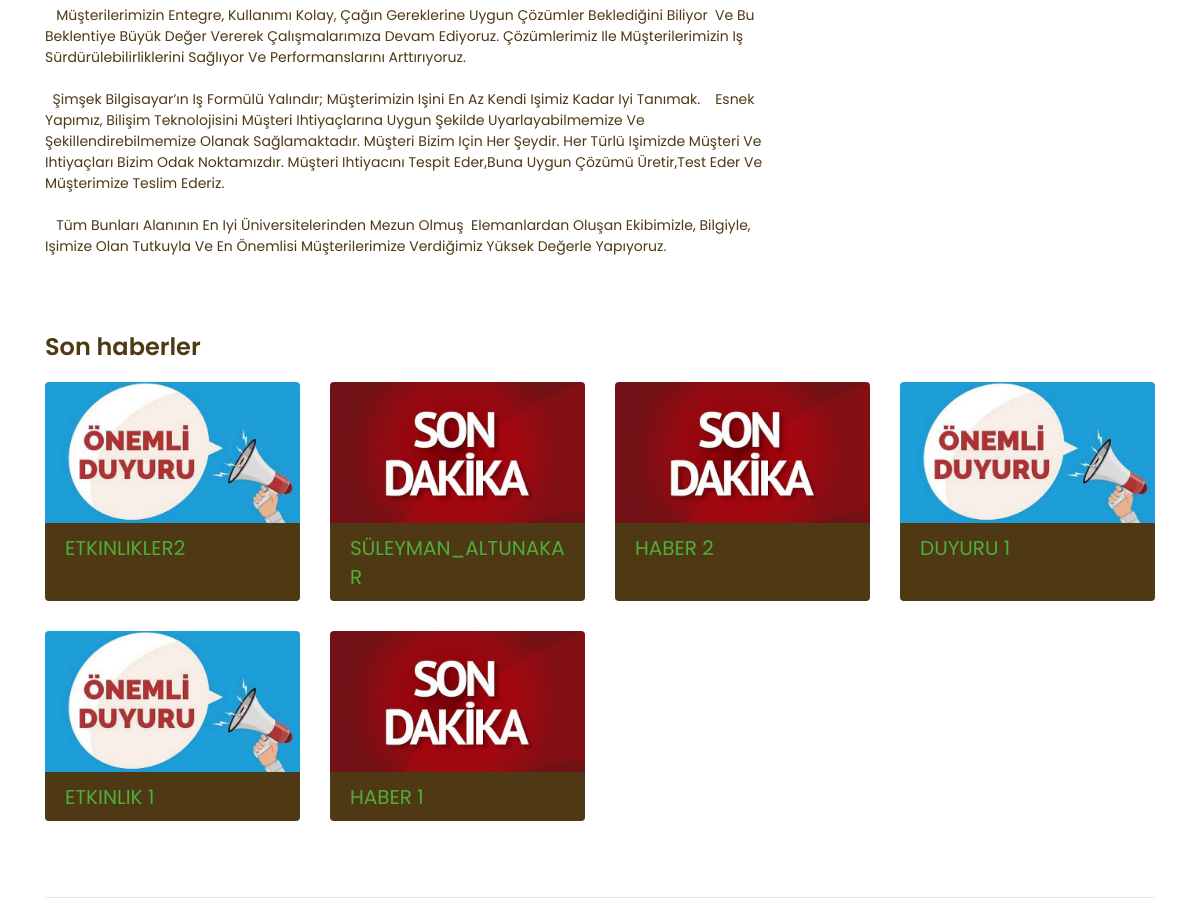
The app's page / (middle part), older data.
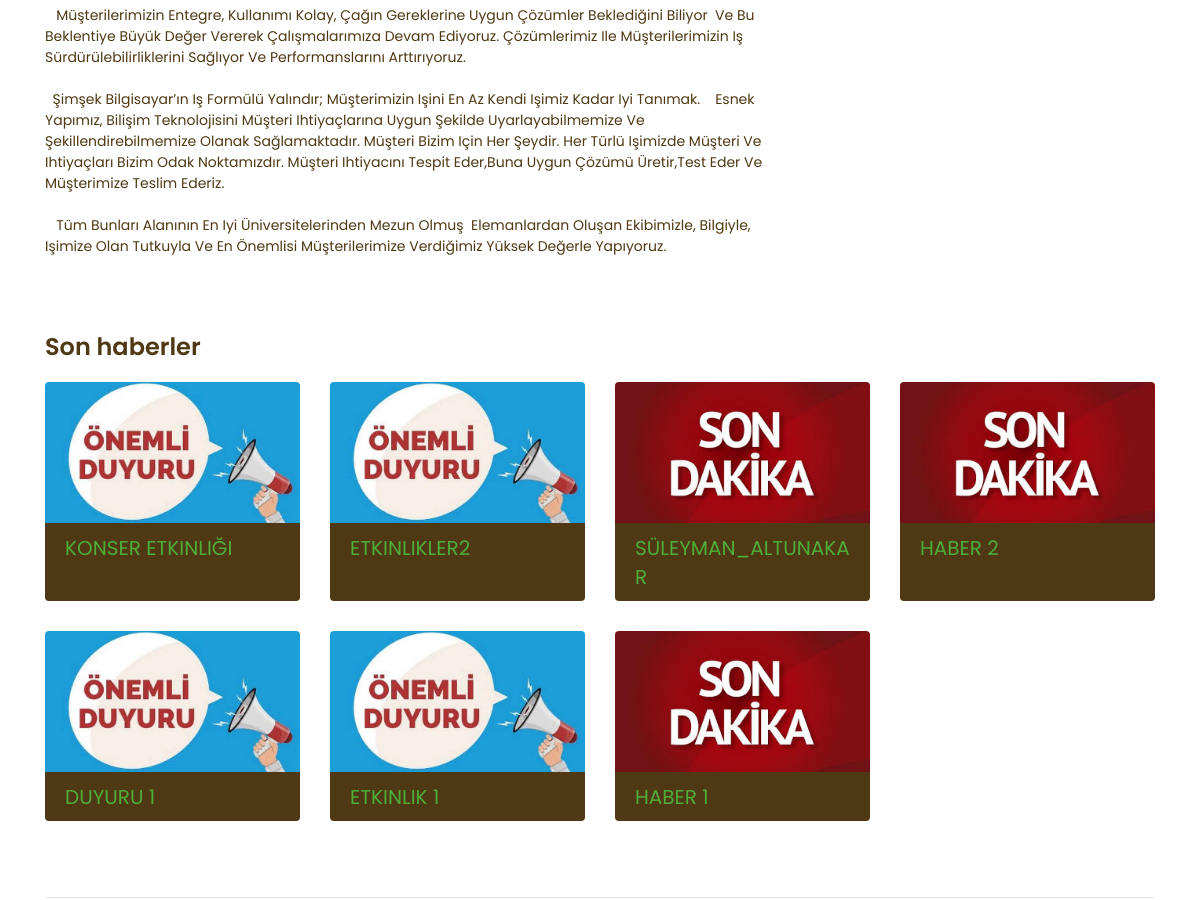
The same page, newer data.
### content/models.py (models this page shows, shortened)
class Product(models.Model):
    STATUS = (
        ('True', 'Evet'),
        ('False', 'Hayır'),
    )
    category = models.ForeignKey(Category, on_delete=models.CASCADE)
    title = models.CharField(max_length=150)
    keywords = models.CharField(max_length=255)
    description = models.CharField(max_length=255)
    image = models.ImageField(blank=True, upload_to='images/')
    detail = RichTextUploadingField()
    slug = models.SlugField(null=False, unique=True)
    status = models.CharField(max_length=10, choices=STATUS)
    create_at = models.DateTimeField(auto_now_add=True)
    update_at = models.DateTimeField(auto_now=True)

class Category(MPTTModel):
    STATUS = (
        ('True', 'Evet'),
        ('False', 'Hayır'),
    )
    title = models.CharField(max_length=30)
    description = models.CharField(max_length=255)
    keywords = models.CharField(max_length=255)
    image = models.ImageField(blank=True,upload_to='images/')
    status = models.CharField(max_length=10, choices=STATUS)
    slug = models.SlugField(null=False, unique=True)
    parent = TreeForeignKey('self',blank=True, null=True, related_name='children', on_delete=models.CASCADE)
    create_at = models.DateTimeField(auto_now_add=True)
    update_at = models.DateTimeField(auto_now=True)
    class MPTTMeta:
        order_insertion_by = ['title']

### home/views.py (the view)
# urls.py: path('', views.index, name='index'),
def index(request):
    setting = Setting.objects.get(pk=1)
    sliderdata = Product.objects.all()[:3]
    category = Category.objects.all()
    lasthaber= Product.objects.all().order_by('-id')[:8]
    context = {'setting': setting, 'page': 'home', 'sliderdata':sliderdata ,'category': category, 'lasthaber':lasthaber }
    return render(request, 'index.html', context)

### home/templates/index.html (shortened to what this page needs)
{% extends "Homebase.html" %}
{% block body %}
    {% include "content.html" %}
{% endblock %}

### home/templates/content.html (shortened to what this page needs)
{% load static %}
<div class="container">
    <div class="about-main">
        <div class="row">
            <div class="col-lg-8">
                <p>{{ setting.aboutus | safe  }}</p>
            </div>
            <div class="col-lg-4">
            </div>
        </div>
    </div>
    <div class="portfolio-main">
        <h2>Son haberler</h2>
        <div class="row">
            {% for rs in lasthaber %}
                <div class="col-lg-3 col-md-4 col-sm-6 portfolio-item">
                    <div class="card h-100">
                        <img src="{{ rs.category.image.url }}" alt="" />
                        <div class="card-body">
                            <h4 class="card-title">
                                <a href="/product/{{ rs.id }}/{{ rs.slug }}">{{ rs.title}}</a>
                            </h4>
                        </div>
                    </div>
                </div>
            {% endfor %}
        </div>
    </div>
</div>

Row changes from the older to the newer data that the page shows:
added Product: category.image (picture), title "KONSER ETKINLIĞI"
